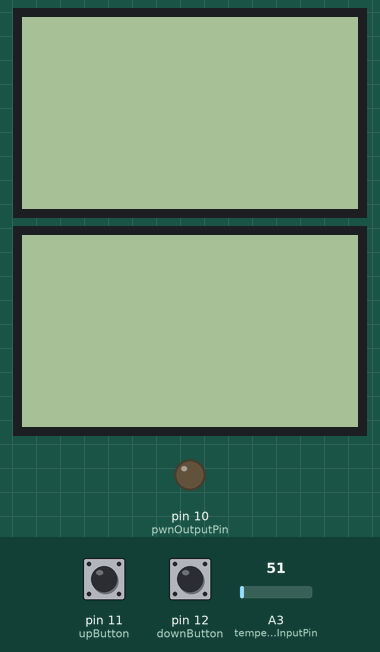
This sketch was run on a simulated Arduino Uno, built with avr-gcc and run on an emulated ATmega328P. Parts: 2 × 84×48 one-colour display, output pins drawn as LEDs (lit = HIGH). Inputs (shaded band) come from the test bench; at power-on: A3 (temperatureInputPin) = 51, pin 11 (upButton) LOW, pin 12 (downButton) LOW.

Above: at 0.1 s.
At 2.2 s:
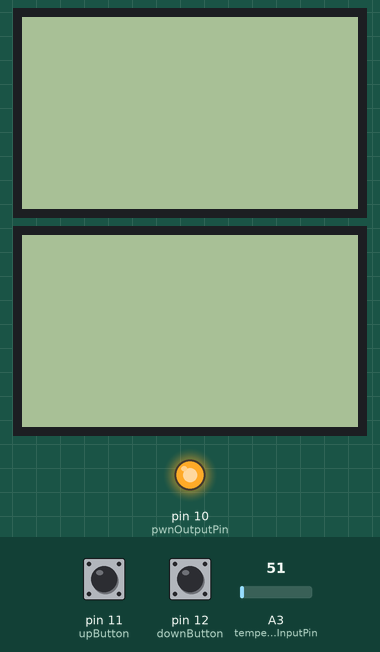
2.3 s: A3 (temperatureInputPin) set to 65
At 2.49 s:
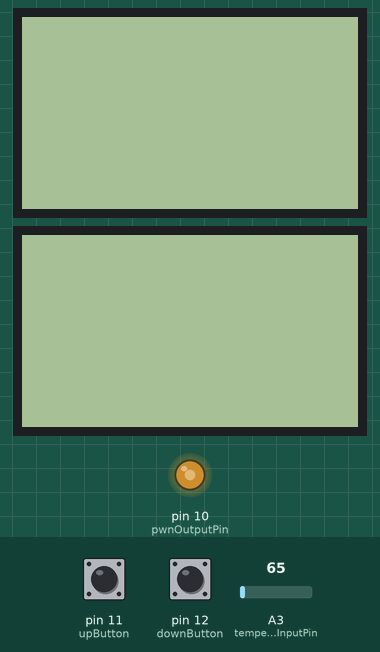
Timing chart, 0 to 5.3 s (numbered marks = the images above; inputs shaded):
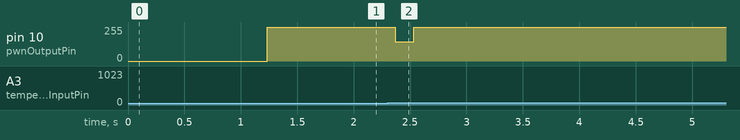

The sketch:

pidSolderingIron.ino
```cpp
#include <Adafruit_GFX.h>
#include <Adafruit_PCD8544.h>
#include <PID_v1.h>
Adafruit_PCD8544 display = Adafruit_PCD8544(6, 5, 4, 3, 2);

class Button {
  public:
    Button(int pin);
    int getState();
    int processState();
  private:
    int _pin;
    int _shortPressDelay;
    int _longPressDelay;
    int _buttonState; //0 - released; 1 - short press; 2 - in long press;
                      //3 - was in short press and now waits for long or release
    unsigned long  _shortPressTimer;
    unsigned long  _longPressTimer;
};

Button upButton = Button(11);
Button downButton = Button(12);
int newTemperature = 220;
int oldTemperature = 220;
int maxTemperature = 300;
int currentTemp = 0;
int oldCurrentTemp = 0;
int pwnOutputPin = 10;
int temperatureInputPin = 17;
float pwmThrottle = 0;
int clearDisplay = 0;
unsigned long coolDownDisplay = 0;
int displayDelay = 2000;
double Input,Output,Setpoint;
PID termalPID(&Input, &Output, &Setpoint,1,4,3, DIRECT);

Button::Button(int pin){
  //LES CONSTRUTOR
  _pin = pin;
  _shortPressDelay = 5;
  _longPressDelay = 400;
  _buttonState = 0;
  _shortPressTimer = 0;
  _longPressTimer = 0;
  pinMode(pin,INPUT);
}
int Button::getState(){
  int readout0 = digitalRead(_pin);
  delay(1);
  int readout1 = digitalRead(_pin);
  if (readout0 == readout1){
    return readout1;
  }
  else {
    return 0;
  }
}

int Button::processState(){
  int _state = getState();
  //check timer states
  if (_shortPressTimer == 0 && _longPressTimer == 0){
    //timers both are off, we start from full unpressed mode
    if (_buttonState == 0 && _state == 1){
      //button was not pressed and now reads as pressed
      //fire up both timers
      _shortPressTimer = millis();
      _longPressTimer = millis();
      _buttonState = 1;
    }
  }
  if (_shortPressTimer != 0 and _longPressTimer !=0 ){
    unsigned long currentTime = millis();
    if (currentTime > (_longPressTimer + _longPressDelay)){
      if (_buttonState == 3 && _state == 1){
        _buttonState = 2;

      }
      if (_buttonState > 0 && _state == 0){
        _longPressTimer = 0;
        _shortPressTimer = 0;
        _buttonState = 0;
      }
    }
  else if (currentTime > (_shortPressTimer + _shortPressDelay)){
      if (_buttonState > 0 && _state == 0){
        _longPressTimer = 0;
        _shortPressTimer = 0;
        _buttonState = 0;
      }
      else if (_buttonState == 1 && _state == 1 &&
                currentTime < (_longPressTimer + _longPressDelay)){
        _buttonState = 3;
      }
    }
  }
if (_buttonState == 3){
  return 0;
}
return _buttonState;
}

void processButtons(){
  int upButtonState = upButton.processState();
  int downButtonState = downButton.processState();
  if (upButtonState == downButtonState){
    //do fucking nothing!
  }
  if (upButtonState > 0){
    if (upButtonState == 2){
      delay(200);
      newTemperature = riseTemperature(oldTemperature);
    }
    else {
      newTemperature = riseTemperature(oldTemperature);
    }
    coolDownDisplay = millis();
  }
  if (downButtonState > 0){
    if (downButtonState == 2){
      delay(200);
      newTemperature = lowerTemperature(oldTemperature);
    }
    else {
      newTemperature = lowerTemperature(oldTemperature);
    }
    coolDownDisplay = millis();
  }
}

int riseTemperature (int temp){
  int returnedTemp = temp+5;
  if (returnedTemp <= maxTemperature){
    return returnedTemp;
  }
  else {
    return temp;
  }
}

int lowerTemperature (int temp){
  int returnedTemp = temp-5;
  if (returnedTemp < 0){
    return temp;
  }
  return returnedTemp;
}

void displayMsg(String msg, Adafruit_PCD8544 display, int line = 0, int tab = 0, int txtSize = 1){
  display.display();
  display.setCursor(line, tab);
  display.setTextColor(BLACK);
  display.setTextSize(txtSize);
  int len = msg.length()+1;
  char str[len];
  msg.toCharArray(str,len);
  for (int i = 0; i<len; i++){
    display.write(str[i]);
  }
}

void displayDisplayable(int newTemperature, int oldTemperature){
  if (millis() < (coolDownDisplay + displayDelay)){
    if (newTemperature!=oldTemperature){
      display.clearDisplay();
      for (int y = 9; y< 38; y++){
        for (int x = 0; x< 84; x++){
          display.drawPixel(x,y,0);
        }
      }
    }
    displayMsg("New target:", display);
    displayMsg((String)newTemperature,display, 0, 9, 4);
    display.display();
    clearDisplay = 1;
  }
  else {
    if (clearDisplay == 1){
      display.clearDisplay();
      clearDisplay = 0;
    }
    int ololo;
    int ct0 = currentTemp / 100;
    int ct1 = (currentTemp % 100) / 10;
    int ct2 = (currentTemp % 10);
    int oct0 = oldCurrentTemp / 100;
    int oct1 = (oldCurrentTemp % 100) / 10;
    int oct2 = (oldCurrentTemp % 10);
    if (ct0 !=0 ){
      ololo = 0;
      if (ct0 == oct0){
        ololo = 24;
      }
      if (ct0 == oct0 && ct1 == oct1){
        ololo = 56;
      }
      if (ct0 == oct0 && ct1 == oct1 && ct2 == oct2){
        ololo = 84;
      }
    }
    if ( ct0 == 0){
      ololo = 0;
      if (ct1 == oct1){
        ololo = 24;
      }
      if (ct1 == oct1 && ct2 == oct2){
        ololo = 56;
      }

    }

    displayMsg("Current temp:", display);
    displayMsg((String)currentTemp,display, 0, 9, 4);
    displayMsg("pwm: ",display,0,38,1);
    displayMsg((String)pwmThrottle,display,25,38,1);
    display.display();

    for (int y = 9; y< 37; y++){
      for (int x = ololo;x<84;x++){
        display.drawPixel(x,y,0);
      }
    }
    for (int y = 38; y< 48; y++){
      for (int x = 24; x< 84; x++){
        display.drawPixel(x,y,0);
      }
    }
  }
}

void setup() {
  Serial.begin(115200);
  termalPID.SetMode(AUTOMATIC);
  pinMode(pwnOutputPin, OUTPUT);
  pinMode(temperatureInputPin, INPUT);
  display.begin();
  display.clearDisplay();
  display.display();
  display.setContrast(60);
  delay(1000);
}

void loop() {
  processButtons();
  currentTemp = ((analogRead(temperatureInputPin)*0.6)+20);
  Input = currentTemp;
  Setpoint = newTemperature;
  termalPID.Compute();
  analogWrite(pwnOutputPin,Output);
  pwmThrottle = Output;
  displayDisplayable(newTemperature, oldTemperature);
  if (newTemperature != oldTemperature){
    oldTemperature = newTemperature;
  }
  oldCurrentTemp = currentTemp;
  //Serial.println(millis());
  delay(50);
}
```

Measured:
- the behaviour switches between 59 and 60 on A3 (temperatureInputPin) (found by bisection; images 1 and 2)
- after the input at 2.3 s, pin 10 (pwnOutputPin): 255/255 → 146/255 after 0.07 s, → 255/255 0.16 s later
